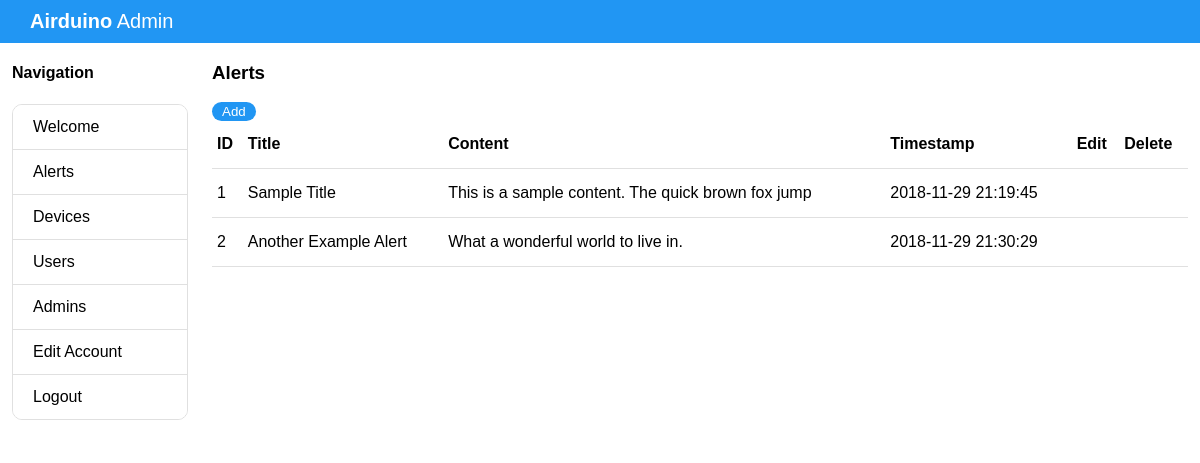
Page /admin/alerts.php (signed in) on the committed database.
### tables this page shows
CREATE TABLE IF NOT EXISTS `newsfeed` (
  `id` int(11) NOT NULL AUTO_INCREMENT,
  `title` varchar(50) DEFAULT NULL,
  `content` varchar(50) DEFAULT NULL,
  `timestamp_created` timestamp NULL DEFAULT CURRENT_TIMESTAMP,
  PRIMARY KEY (`id`)
);

### src/class/Newsfeed.class.php (called while the page is built, shortened)
<?php
class Newsfeed {
	private $mysqli;
	function __construct($mysqli){
		$this->mysqli = $mysqli;
	}
	public function getAll(){
		$array = array();
		$query = "SELECT * FROM `newsfeed`";
		if($result = $this->mysqli->query($query)){
			while($res = $result->fetch_array()){
				$ar = array(
					"id"=>$res['id'],
					"title"=>$res['title'],
					"content"=>$res['content'],
					"timestamp_created"=>$res['timestamp_created']
				);
				$array[] = $ar;
			}
		}
		return $array;
	}
}
?>

### src/admin/alerts.php (the view, shortened to what this page needs)
<?php
require_once("../_system/db.php");
require_once("../class/Newsfeed.class.php");
$newsfeed = new Newsfeed($mysqli);
$nf_list = $newsfeed->getAll();
?>
<!Doctype html>
<html>
	<head>
		<link rel="stylesheet" href="/admin/styles/style.css">
	</head>
	<body>
		<nav>
			<a class="title" href="#!"><b>Airduino</b> Admin</a>
		</nav>
		<div>
			<div class="row">
				<div class="col s2">
					<h4>Navigation</h4>
					<ul class="collection">
						<li class="collection-item">
							<a href="/admin/index.php">Welcome</a>
						</li>
						<li class="collection-item">
							<a href="/admin/alerts.php">Alerts</a>
						</li>
						<li class="collection-item">
							<a href="/admin/devices.php">Devices</a>
						</li>
						<li class="collection-item">
							<a href="/admin/users.php">Users</a>
						</li>
						<li class="collection-item">
							<a href="/admin/admins.php">Admins</a>
						</li>
						<li class="collection-item">
							<a href="/admin/account_edit.php">Edit Account</a>
						</li>
						<li class="collection-item">
							<a href="/admin/logout.php">Logout</a>
						</li>
					</ul>
				</div>
				<div class="col s10">
					<h3>Alerts</h3> <a href="/admin/alerts_add.php" class="btn btn_small">Add</a>
					<table>
						<thead>
							<tr>
								<th>ID</th>
								<th>Title</th>
								<th>Content</th>
								<th>Timestamp</th>
								<th>Edit</th>
								<th>Delete</th>
							</tr>
						</thead>
						<tbody>
						<?php
							foreach($nf_list as $nf){
								$id = $nf['id'];
								$title = $nf['title'];
								$content = $nf['content'];
								$timestamp = $nf['timestamp_created'];
								echo "
									<tr>
										<td>$id</td>
										<td>$title</td>
										<td>$content</td>
										<td>$timestamp</td>
										<td></td>
										<td></td>
									</tr>
								";
							}
						?>
						</tbody>
					</table>
				</div>
			</div>
		</div>
	</body>
</html>

### src/admin/styles/style.css (style rules this page uses)
body { margin: 0px; padding: 0px; font-family: Sans-serif; }
li { list-style-type: none; }
a { color: black; text-decoration:none; }
.row { margin-left: auto; margin-right: auto; margin-bottom: 20px; }
.row:after { content: ""; display: table; clear: both; }
.row .col { float: left; -webkit-box-sizing: border-box; box-sizing: border-box; padding: 0 0.75rem; min-height: 1px; }
.row .col.s2 { width: 16.6666666667%; margin-left: auto; left: auto; right: auto; }
.row .col.s10 { width: 83.3333333333%; margin-left: auto; left: auto; right: auto; }
.collection { margin: 0.5rem 0 1rem 0; border: 1px solid #e0e0e0; border-radius: 10px; overflow: hidden; position: relative; padding:0px; }
.collection .collection-item { background-color: #fff; line-height: 1.5rem; padding: 10px 20px; margin: 0; border-bottom: 1px solid #e0e0e0; }
.collection .collection-item:last-child { border-bottom: none; }
table, th, td { border: none; }
table { width: 100%; display: table; border-collapse: collapse; border-spacing: 0; }
tr { border-bottom: 1px solid rgba(0, 0, 0, 0.12); }
td, th { padding: 15px 5px; display: table-cell; text-align: left; vertical-align: middle; border-radius: 2px; }
.btn { background-color:#2196F3; border:none; color:white; padding-left:30px; padding-right:30px; border-radius:20px; padding-top:15px; padding-bottom:15px; }
.btn_small { padding-left:10px; padding-right:10px; padding-top:2px; padding-bottom:2px; font-size:10pt; }
nav { margin:0px; width:100%; padding-top:10px; padding-bottom:10px; background-color:#2196F3;; }
nav > .title { color: white; font-size: 15pt; text-decoration:none; padding-left:30px; }

### rows in the picture
newsfeed: id "1", title "Sample Title", content "This is a sample content. The quick brown fox jump", timestamp_created "2018-11-29 21:19:45"
newsfeed: id "2", title "Another Example Alert", content "What a wonderful world to live in.", timestamp_created "2018-11-29 21:30:29"
